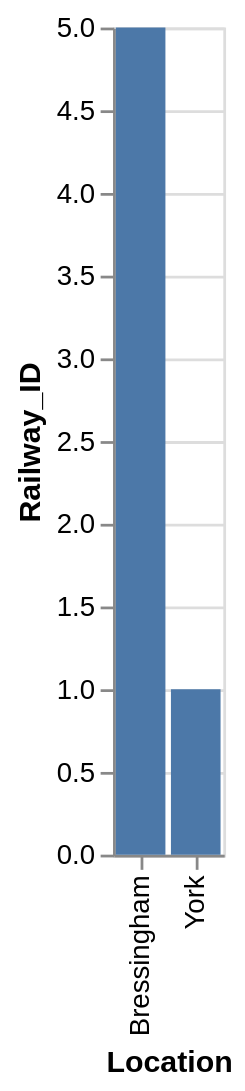

Describe this chart as a Vega-Lite specification.
### Vega-Lite specification from a JSON file in a GitHub repository (floating-point values rounded to 4 significant figures)
{"data": {"values": [{"x_data": "York", "y_data": 1}, {"x_data": "Bressingham", "y_data": 5}]}, "mark": "bar", "encoding": {"x": {"field": "x_data", "type": "nominal", "title": "Location", "sort": "ascending"}, "y": {"field": "y_data", "type": "quantitative", "title": "Railway_ID"}}}
